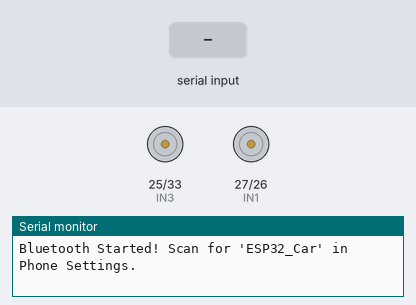
Recording of a sketch running on a simulated ESP32. Parts: motor-driver pin pairs drawn as motors (green arrow = first pin HIGH = forward, orange = second pin HIGH = backward, longer = more drive), the last lines printed to the serial monitor. Inputs (shaded band) come from the test bench. Nothing arrives over Bluetooth unless stated.

Above: at 1.2 s.
1.3 s: "F" received over the second serial link
At 2.3 s:
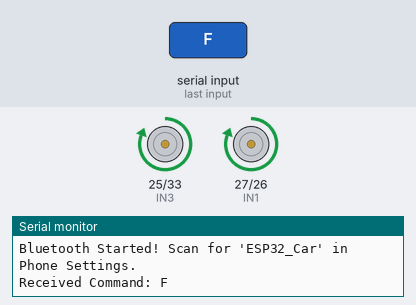
2.8 s: "B" received over the second serial link
At 3.4 s:
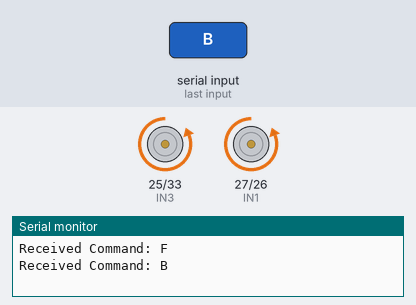
4.3 s: "L" received over the second serial link
At 5.5 s:
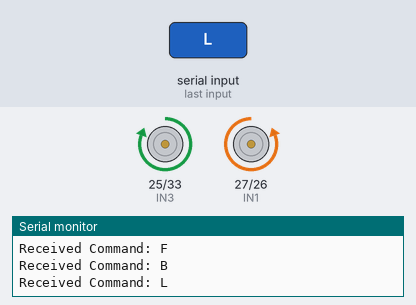
5.8 s: "R" received over the second serial link
At 6.8 s:
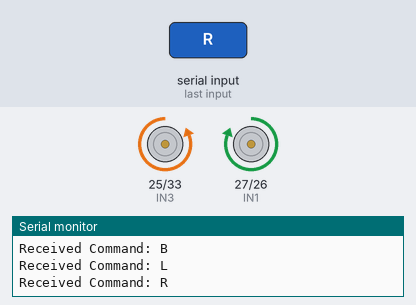
Timing chart, 0 to 8.3 s (numbered marks = the images above; inputs shaded):
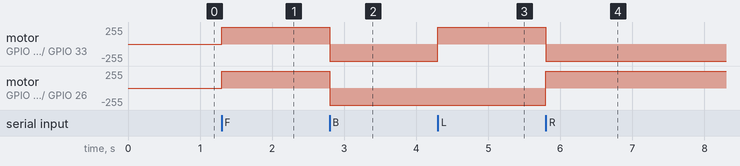

The sketch:

first_try_no_enable_connected.ino
```cpp
/*
  ESP32 Classic Bluetooth Motor Control
  Works directly with phone System Bluetooth settings & standard Serial Bluetooth Apps.
*/

#include "BluetoothSerial.h"

// Check if Bluetooth is properly configured on board
#if !defined(CONFIG_BT_ENABLED) || !defined(CONFIG_BLUEDROID_ENABLED)
#error Bluetooth is not enabled! Please run `make menuconfig` to enable it
#endif

BluetoothSerial SerialBT;

// Pin Definitions
const int IN1 = 27; // Left Motor Forward
const int IN2 = 26; // Left Motor Backward
const int IN3 = 25; // Right Motor Forward
const int IN4 = 33; // Right Motor Backward

void moveForward() {
  digitalWrite(IN1, HIGH);
  digitalWrite(IN2, LOW);
  digitalWrite(IN3, HIGH);
  digitalWrite(IN4, LOW);
}

void moveBackward() {
  digitalWrite(IN1, LOW);
  digitalWrite(IN2, HIGH);
  digitalWrite(IN3, LOW);
  digitalWrite(IN4, HIGH);
}

void turnLeft() {
  digitalWrite(IN1, LOW);
  digitalWrite(IN2, HIGH);
  digitalWrite(IN3, HIGH);
  digitalWrite(IN4, LOW);
}

void turnRight() {
  digitalWrite(IN1, HIGH);
  digitalWrite(IN2, LOW);
  digitalWrite(IN3, LOW);
  digitalWrite(IN4, HIGH);
}

void stopCar() {
  digitalWrite(IN1, LOW);
  digitalWrite(IN2, LOW);
  digitalWrite(IN3, LOW);
  digitalWrite(IN4, LOW);
}

void setup() {
  Serial.begin(115200);

  // Set motor pins as outputs
  pinMode(IN1, OUTPUT);
  pinMode(IN2, OUTPUT);
  pinMode(IN3, OUTPUT);
  pinMode(IN4, OUTPUT);

  // Ensure car is stopped initially
  stopCar();

  // Initialize Classic Bluetooth with device name
  SerialBT.begin("ESP32_Car");
  Serial.println("Bluetooth Started! Scan for 'ESP32_Car' in Phone Settings.");
}

void loop() {
  if (SerialBT.available()) {
    char command = SerialBT.read();
    Serial.print("Received Command: ");
    Serial.println(command);

    // Direction Commands
    if (command == 'F' || command == 'f') {
      moveForward();
    }
    else if (command == 'B' || command == 'b') {
      moveBackward();
    }
    else if (command == 'L' || command == 'l') {
      turnLeft();
    }
    else if (command == 'R' || command == 'r') {
      turnRight();
    }
    else if (command == 'S' || command == 's') {
      stopCar();
    }
  }
}
```

Measured:
- after the input at 1.3 s, motor on GPIO 25 (IN3) / GPIO 33 (IN4), motor on GPIO 27 (IN1) / GPIO 26 (IN2): stopped → forward 255/255 at once
- after the input at 2.8 s, motor on GPIO 25 (IN3) / GPIO 33 (IN4), motor on GPIO 27 (IN1) / GPIO 26 (IN2): forward 255/255 → backward 255/255 at once
- after the input at 4.3 s, motor on GPIO 25 (IN3) / GPIO 33 (IN4): backward 255/255 → forward 255/255 at once
- after the input at 5.8 s, motor on GPIO 25 (IN3) / GPIO 33 (IN4): forward 255/255 → backward 255/255 at once; motor on GPIO 27 (IN1) / GPIO 26 (IN2): backward 255/255 → forward 255/255 at once
